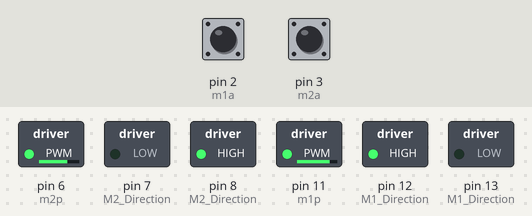
This sketch was run on a simulated Arduino Uno, built with avr-gcc and run on an emulated ATmega328P. On the bench: switched loads named in the sketch (green lamp = pin HIGH). Inputs (shaded band) come from the test bench; at power-on: pin 2 (m1a) HIGH, pin 3 (m2a) HIGH. What the sketch prints to the serial monitor is not drawn.

Above: at 1.2 s.
1.3 s: pin 2 (m1a) pulled LOW for 0.15 s
At 2.7 s:
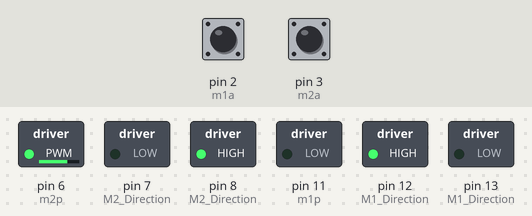
4.3 s: pin 3 (m2a) pulled LOW for 1 s
At 6.5 s:
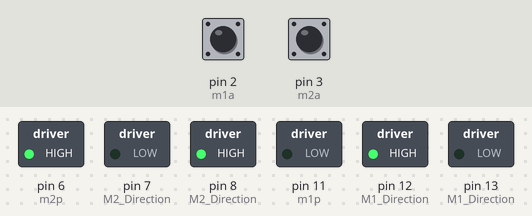
6.8 s: pin 2 (m1a) pulled LOW for 3.2 s
At 11.2 s:
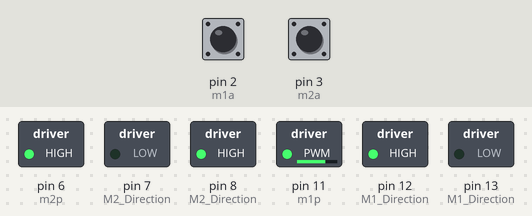
11.7 s: pin 3 (m2a) pulled LOW for 3.2 s
At 16.1 s:
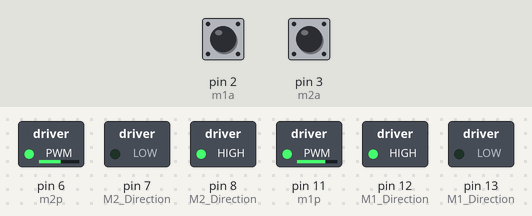
16.4 s: pin 3 (m2a) pulled LOW for 3.2 s
At 20.4 s:
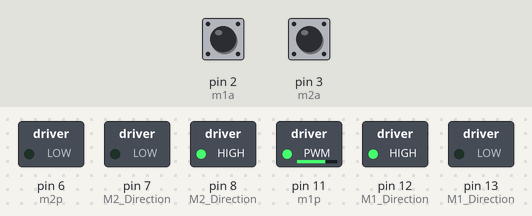
21.1 s: pin 3 (m2a) pulled LOW for 3.2 s
At 24.37 s:
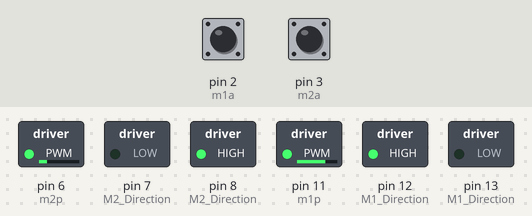
Timing chart, 0 to 26.1 s (numbered marks = the images above; inputs shaded):
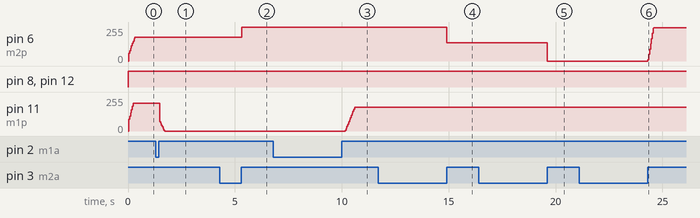

Measured:
- after the input at 1.3 s, pin 11 (m1p): 208/255 → 0/255 after 0.18 s
- after the input at 4.3 s, pin 6 (m2p): 180/255 → 255/255 after 1.0 s
- after the input at 6.8 s, pin 11 (m1p): moves from 0/255 to 179/255 over 0.44 s, starting after 3.4 s
- after the input at 11.7 s, pin 6 (m2p): 255/255 → 136/255 after 3.2 s
- after the input at 16.4 s, pin 6 (m2p): 136/255 → 0/255 after 3.2 s
- after the input at 21.1 s, pin 6 (m2p): 0/255 → 251/255 after 3.2 s

The sketch:

v0_1.ino
```cpp
#include "functions.h"
/* ---------------------------------------
  USe of this INO file

  Pin 10 M1 PWM
  Pin 6 M2 PWM
  Pin 12,13 M1 Direction
  Pin  7,8  M2 Direction
  Pin  3  M2 Encoder
  Pin  2  M1 Encoder

  Commands
  Blue Marked Motor is M2
  ----------------------------------------*/
#define reset_def 1000
#define delt 100
#define fspeed1 58
#define fspeed2 71
char m1a = 2;
char m2a = 3;
char m1p = 11;
char m2p = 6;
float cps1 = 0.0;
float cps2 = 0.0;

bool m1 = 0;
bool m2 = 0;
bool fm = 0; // Fake Motor xD
unsigned long encoder1a = 0;
unsigned long encoder2a = 0;

bool default_dir = 0;
int defaultSpeed2 = 600; //Give Speed in cps
int defaultSpeed = 800; //Give Speed in cps
int timer1_counter;
int nums[10];
int nums2[10];

//PID related
double e_speed = 0;
double e_speed_pre = 0;  //last error of speed
double e_speed_sum = 0;  //sum error of speed
double pwm_pulse = 0;     //this value is 0~255

double e_speed2 = 0;
double e_speed_pre2 = 0;  //last error of speed
double e_speed_sum2 = 0;  //sum error of speed
double pwm_pulse2 = 0;     //this value is 0~255

double kp_1 = 0.11;
double ki_1 = 0.03;
double kd_1 = 0.001;//.01;

double kp_2 = 0.10;
double ki_2 = 0.03;
double kd_2 = 0;//06;

void setup() {
  // put your setup code here, to run once:
  Serial.begin(115200);  // 9600 was a mistake, Too slow.
  // Motor Pin Map
  pinMode(m1p, OUTPUT); // M1 Power
  pinMode(m2p, OUTPUT); // M2 Power
  pinMode(12, OUTPUT); // M1 Direction
  pinMode(13, OUTPUT); // M1 Direction
  pinMode(7, OUTPUT) ; // M2 Direction
  pinMode(8, OUTPUT) ; // M2 Direction

  //Encoder
  pinMode(m2a, INPUT_PULLUP); // M2 encoder A
  pinMode(m1a, INPUT_PULLUP); // M1 encoder A
  attachInterrupt(digitalPinToInterrupt(m1a), encoder1A, RISING);
  attachInterrupt(digitalPinToInterrupt(m2a), encoder2A, RISING);

  noInterrupts();           // disable all interrupts
  TCCR1A = 0;
  TCCR1B = 0;
  timer1_counter = 63036;   // preload timer 65536-16MHz/256/2Hz (34286 for 0.5sec) (59286 for 0.1sec) (63036 for 0.04s)


  TCNT1 = timer1_counter;   // preload timer
  TCCR1B |= (1 << CS12);    // 256 prescaler
  TIMSK1 |= (1 << TOIE1);   // enable timer overflow interrupt
  interrupts();
  //  stop();
}
char q;
void loop() {

  driveee(2000,13440);
  while(1);
  // Serial.println(cps1);
  // while (Serial.available() > 0)
  // {
  //   q = Serial.read();
  //   //    Serial.println(q);
  //   if (q == '8')
  //     stop();
  //   if (q == '1')
  //     give_speed(1, defaultSpeed, default_dir);
  //   if (q == '2')
  //     give_speed(2, defaultSpeed2, default_dir);
  //   if (q == '3')
  //     defaultSpeed += delt;
  //   if (q == '4')
  //     defaultSpeed -= delt;
  //   if (q == '5')
  //     defaultSpeed2 += delt;
  //   if (q == '6')
  //     defaultSpeed2 -= delt;
  //   if (q == '7')
  //   {
  //     defaultSpeed = reset_def;
  //     defaultSpeed2 = reset_def;
  //   }
  //   if (q == '9')
  //     fools();
  //   if (q == 'q')
  //   {
  //     driveee(1000);
  //   }
  //   if (q == 'E')
  //   {
  //     Serial.print(encoder2a);
  //     Serial.print(" ");
  //     Serial.println(encoder1a);
  //   }
  //   if (q == 'R')
  //   {
  //     encoder1a = 0;
  //     encoder2a = 0;
  //   }
  //   if (q == 'S')
  //   {
  //     Serial.print(cps2);
  //     Serial.print(" ");
  //     Serial.println(cps1);
  //   }
  // }
}

// ISR

ISR(TIMER1_OVF_vect)        // interrupt service routine - tick every 0.1sec
{
  char p = 0;
  float sum = 0.0;
  float sum2 = 0.0;
  TCNT1 = timer1_counter;   // set timer
  sum = 0;
  sum2 = 0;
  for (p = 0; p < 10; p++)
  {
    sum += nums[p];
    sum2 += nums2[p];
  }
  sum = sum / 10;
  sum2 = sum2 / 10;

  if (sum != 0)
    cps1 = 1000000 / sum;
  else
    cps1 = 0;

  if (sum2 != 0)
    cps2 = 1000000 / sum2;
  else
    cps2 = 0;
  if (m1) {
    e_speed = defaultSpeed - cps1;
    pwm_pulse = e_speed * kp_1 + e_speed_sum * ki_1 + (e_speed - e_speed_pre) * kd_1;
    e_speed_pre = e_speed;  //save last (previous) error
    e_speed_sum += e_speed; //sum of error
    if (e_speed_sum > 4000) e_speed_sum = 4000;
    if (e_speed_sum < -4000) e_speed_sum = -4000;
  }
  else {
    //    e_speed = 0;
    //    e_speed_pre = 0;
    //    e_speed_sum = 0;
    //    pwm_pulse = 0;
    for (int pee = 0 ; pee < 10 ; pee++)
      nums[pee] = 0;
  }

  if (m2) {
    e_speed2 = defaultSpeed2 - cps2;
    pwm_pulse2 = e_speed2 * kp_2 + e_speed_sum2 * ki_2 + (e_speed2 - e_speed_pre2) * kd_2;
    e_speed_pre2 = e_speed2;  //save last (previous) error
    e_speed_sum2 += e_speed2; //sum of error
    if (e_speed_sum2 > 4000) e_speed_sum2 = 4000;
    if (e_speed_sum2 < -4000) e_speed_sum2 = -4000;
  }
  else {
    //    e_speed2 = 0;
    //    e_speed_pre2 = 0;
    //    e_speed_sum2 = 0;
    //    pwm_pulse2 = 0;
    for (int pee = 0 ; pee < 10 ; pee++)
      nums2[pee] = 0;
  }

  //Serial Plotter
//  Serial.print("PWM rn: ");
//  Serial.println(pwm_pulse2);
  // // Serial.println(",Min:0,Max:100");
  // Serial.print("\t");
  // Serial.print(defaultSpeed2);
  // Serial.print("\t");
  // Serial.println(cps2);

  // Motor 2
  if (pwm_pulse2 <255 & pwm_pulse2 >0) {
    analogWrite(m2p, pwm_pulse2); //set motor speed
  }
  else {
    if (pwm_pulse2 > 255)
      analogWrite(m2p, 255);
    else
      analogWrite(m2p, 0);
  }

  //Motor 1
  if (pwm_pulse <255 & pwm_pulse >0) {
    analogWrite(m1p, pwm_pulse); //set motor speed
  }
  else {
    if (pwm_pulse > 255)
      analogWrite(m1p, 255);
    else
      analogWrite(m1p, 0);
  }

  // Fool speed statements
  if (fm)
  {
    analogWrite(m1p, fspeed1);
    analogWrite(m2p, fspeed2);
  }

}


// Driveee function

void driveee (int spe,int drz)
{
  Serial.print("I am in driving");
  give_speed(1,spe,0);
  give_speed(2,spe+50,0);
  while (encoder1a <drz & encoder2a < drz)
    Serial.println("Drive Bitxh");
  stop();
}
```

functions.h
```cpp
/*
Functions.h

This has functionsused in the main ino file.

*/
//#include "arduino.h"
// Functions

int str_to_int(char *P);
void give_speed();
void stop();
void encoder1A();

// externs
extern unsigned long encoder1a;
extern unsigned long encoder2a;
extern bool m1,m2,fm;
extern int nums[10];
extern int nums2[10];

void fools(void)
{
  digitalWrite(12, HIGH);
  digitalWrite(13, LOW);
  digitalWrite(7, LOW);
  digitalWrite(8, HIGH);
  fm = 1;
}

void stop()
{
    m1 = 0;
    m2 = 0;
    fm = 0;
    digitalWrite(12, LOW);
    digitalWrite(8, LOW);
    digitalWrite(9, LOW);
    digitalWrite(13, LOW);
}

void give_speed(char M , int speed, bool direction)
{
//  Serial.println(M);
  if (M == 1)
  {
    m1 = 1;
    if (direction)
    {
      digitalWrite(12, LOW);
      digitalWrite(13, HIGH);
    }
    else
    {
      digitalWrite(12, HIGH);
      digitalWrite(13, LOW);
    }
  }
  if (M == 2)
  {
    m2=1;
    if (direction)
    {
      digitalWrite(7, HIGH);
      digitalWrite(8, LOW);
    }
    else
    {
      digitalWrite(7, LOW);
      digitalWrite(8, HIGH);
    }
  }
}

unsigned long pastt = 0;
int timee = 0;
int _eye = 0;
int _eye2 = 0;
unsigned long pastt2 = 0;
int timee2 = 0;

void encoder1A()
{
    unsigned long noww;
    // detachInterrupt(digitalPinToInterrupt(2));
    encoder1a++;
    noww = micros();
    timee = abs(noww - pastt);
    pastt = noww;
    // Serial.println("Here 1");
    nums[_eye] = (timee);
    _eye++;
    if(_eye>=10)
      _eye = 0;
  // attachInterrupt(digitalPinToInterrupt(2), encoder1A, RISING);

}
void encoder2A()
{
    unsigned long noww2;
    encoder2a++;
     noww2 = micros();
    timee2 = abs(noww2 - pastt2);
    pastt2 = noww2;
    // Serial.println("Here Bitxhes");
    nums2[_eye2] = (timee2);
    _eye2++;
    if(_eye2>=10)
      _eye2 = 0;
}
```
